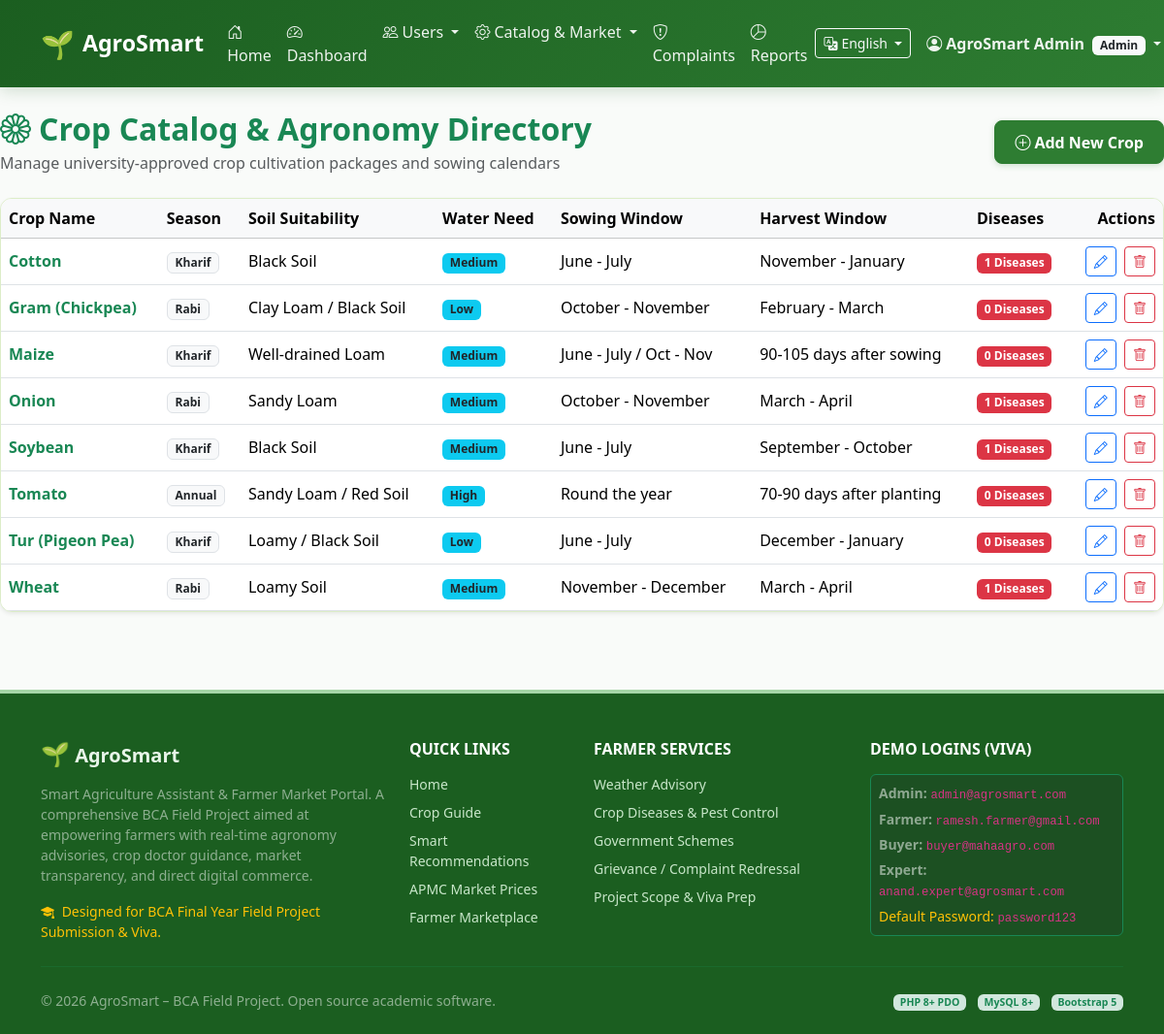
/admin/crops.php (signed in), run on the app's committed database.
### tables this page shows
CREATE TABLE `crops` (
  `crop_id` INT AUTO_INCREMENT PRIMARY KEY,
  `crop_name` VARCHAR(100) NOT NULL,
  `season` ENUM('Kharif', 'Rabi', 'Zaid', 'Annual') NOT NULL,
  `soil_type` VARCHAR(100) NOT NULL,
  `water_requirement` ENUM('Low', 'Medium', 'High') NOT NULL,
  `cultivation_info` TEXT NOT NULL,
  `sowing_period` VARCHAR(100) NOT NULL,
  `harvest_period` VARCHAR(100) NOT NULL,
  `precautions` TEXT NOT NULL,
  `created_at` DATETIME DEFAULT CURRENT_TIMESTAMP
);

### includes/functions.php (called while the page is built, shortened)
<?php
function e($string) {
    return htmlspecialchars((string)$string, ENT_QUOTES, 'UTF-8');
}

### admin/crops.php (the view, shortened to what this page needs)
<?php
$pdo = getDBConnection();
$crops = $pdo->query("SELECT c.*, (SELECT COUNT(*) FROM crop_diseases cd WHERE cd.crop_id = c.crop_id) as diseases_count FROM crops c ORDER BY c.crop_name ASC")->fetchAll();
require_once __DIR__ . '/../includes/header.php';
?>
<div class="d-flex flex-column flex-md-row justify-content-between align-items-md-center mb-4">
  <div>
    <h2 class="fw-bold text-success mb-1"><i class="bi bi-flower1 me-2"></i>Crop Catalog & Agronomy Directory</h2>
    <p class="text-muted mb-0">Manage university-approved crop cultivation packages and sowing calendars</p>
  </div>
  <div class="mt-3 mt-md-0">
    <button type="button" class="btn btn-agro-primary" data-bs-toggle="modal" data-bs-target="#cropFormModal">
      <i class="bi bi-plus-circle me-1"></i>Add New Crop
    </button>
  </div>
</div>
<div class="card card-agro shadow-sm">
  <div class="card-body p-0">
    <div class="table-responsive">
      <table class="table table-hover align-middle mb-0">
        <thead class="table-light">
          <tr>
            <th>Crop Name</th>
            <th>Season</th>
            <th>Soil Suitability</th>
            <th>Water Need</th>
            <th>Sowing Window</th>
            <th>Harvest Window</th>
            <th>Diseases</th>
            <th class="text-end">Actions</th>
          </tr>
        </thead>
        <tbody>
          <?php foreach ($crops as $c): ?>
            <tr>
              <td><strong class="text-success fs-6"><?= e($c['crop_name']) ?></strong></td>
              <td><span class="badge bg-light text-dark border"><?= e($c['season']) ?></span></td>
              <td><?= e($c['soil_type']) ?></td>
              <td><span class="badge bg-info text-dark"><?= e($c['water_requirement']) ?></span></td>
              <td><?= e($c['sowing_period']) ?></td>
              <td><?= e($c['harvest_period']) ?></td>
              <td>
                <a href="<?= BASE_URL ?>/admin/diseases.php?crop_id=<?= $c['crop_id'] ?>" class="badge bg-danger text-decoration-none">
                  <?= $c['diseases_count'] ?> Diseases
                </a>
              </td>
              <td class="text-end">
                <a href="<?= BASE_URL ?>/admin/crops.php?action=edit&id=<?= $c['crop_id'] ?>" class="btn btn-sm btn-outline-primary me-1">
                  <i class="bi bi-pencil"></i>
                </a>
                <a href="<?= BASE_URL ?>/admin/crops.php?action=delete&id=<?= $c['crop_id'] ?>" class="btn btn-sm btn-outline-danger btn-confirm-delete" data-entity="crop">
                  <i class="bi bi-trash"></i>
                </a>
              </td>
            </tr>
          <?php endforeach; ?>
        </tbody>
      </table>
    </div>
  </div>
</div>
<?php require_once __DIR__ . '/../includes/footer.php'; ?>

### assets/css/style.css (style rules this page uses)
:root { --agro-primary: #2e7d32; --agro-primary-dark: #1b5e20; --agro-primary-light: #4caf50; --agro-bg-soft: #f1f8e9; --agro-accent-earth: #795548; --agro-accent-gold: #fbc02d; --agro-text-dark: #1f2937; --agro-border-subtle: #dcedc8; }
body { font-family: 'Segoe UI', system-ui, -apple-system, sans-serif; color: var(--agro-text-dark); background-color: #f9fbf9; min-height: 100vh; display: flex; flex-direction: column; }
.btn-agro-primary { background-color: var(--agro-primary); border-color: var(--agro-primary); color: #ffffff; font-weight: 600; padding: 0.6rem 1.25rem; border-radius: 8px; box-shadow: 0 2px 6px rgba(46, 125, 50, 0.2); transition: all 0.2s ease-in-out; }
.card-agro { border: 1px solid var(--agro-border-subtle); border-radius: 12px; background-color: #ffffff; box-shadow: 0 4px 12px rgba(0, 0, 0, 0.04); transition: all 0.25s ease; overflow: hidden; }

### data on the page
crops: crop_name "Cotton", season "Kharif", soil_type "Black Soil", water_requirement "Medium", sowing_period "June - July", harvest_period "November - January", diseases_count "1"
crops: crop_name "Gram (Chickpea)", season "Rabi", soil_type "Clay Loam / Black Soil", water_requirement "Low", sowing_period "October - November", harvest_period "February - March", diseases_count "0"
crops: crop_name "Maize", season "Kharif", soil_type "Well-drained Loam", water_requirement "Medium", sowing_period "June - July / Oct - Nov", harvest_period "90-105 days after sowing", diseases_count "0"
crops: crop_name "Onion", season "Rabi", soil_type "Sandy Loam", water_requirement "Medium", sowing_period "October - November", harvest_period "March - April", diseases_count "1"
crops: crop_name "Soybean", season "Kharif", soil_type "Black Soil", water_requirement "Medium", sowing_period "June - July", harvest_period "September - October", diseases_count "1"
crops: crop_name "Tomato", season "Annual", soil_type "Sandy Loam / Red Soil", water_requirement "High", sowing_period "Round the year", harvest_period "70-90 days after planting", diseases_count "0"
crops: crop_name "Tur (Pigeon Pea)", season "Kharif", soil_type "Loamy / Black Soil", water_requirement "Low", sowing_period "June - July", harvest_period "December - January", diseases_count "0"
crops: crop_name "Wheat", season "Rabi", soil_type "Loamy Soil", water_requirement "Medium", sowing_period "November - December", harvest_period "March - April", diseases_count "1"

### other printed values
__('nav_home') "Home"
__('nav_dashboard') "Dashboard"
$userName "AgroSmart Admin"
$userRole "Admin"
